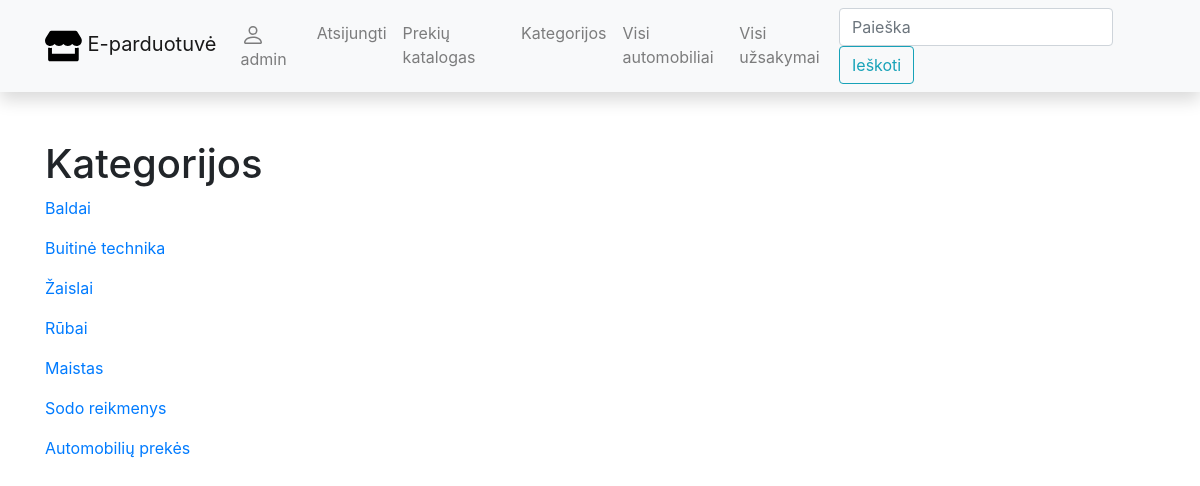
Page /eparduotuve/kategorijos/ (signed in) on the committed database.
### eparduotuve/models.py (models this page shows, shortened)
class Kategorija(models.Model):
    pavadinimas = models.CharField('Kategorijos pavadinimas', max_length=100)
    class Meta:
        verbose_name = 'Kategorija'
        verbose_name_plural = 'Kategorijos'

### eparduotuve/views.py (the view)
# urls.py: path('kategorijos/', views.KategorijaListView.as_view(), name='kategorijos'),
class KategorijaListView(LoginRequiredMixin, generic.ListView):
    model = Kategorija
    context_object_name = "kategorija_list"
    template_name = 'kategorija_list.html'

### eparduotuve/templates/kategorija_list.html
{% extends "base.html" %}
{% load static %}
{% block content %}
<h1>Kategorijos</h1>
{% for k in kategorija_list %}
<p>
    <a href="{% url 'kategorija' k.id %}">{{ k.pavadinimas }}</a>
</p>
{% endfor %}
{% endblock %}

### eparduotuve/templates/base.html (shortened to what this page needs)
<!DOCTYPE html>
<html lang="en">
<head>
    <link
            rel="stylesheet"
            href="https://stackpath.bootstrapcdn.com/bootstrap/4.1.3/css/bootstrap.min.css"
    />
    <link
            rel="stylesheet"
            href="https://cdnjs.cloudflare.com/ajax/libs/font-awesome/4.7.0/css/font-awesome.min.css"
    />
    {% load static %}
    <link rel="stylesheet" href="{% static 'css/styles.css' %}"/>
</head>
<body>
{% if user.is_authenticated %}
<nav
        class="navbar navbar-expand-lg navbar-light bg-light static-top mb-5 shadow"
>
    <div class="container">
        <a class="navbar-brand" href="{% url 'index' %}">
            <path
                    fill-rule="evenodd"
                    d="M3.214 1.072C4.813.752 6.916.71 8.354 2.146A.5.5 0 018.5 2.5v11a.5.5 0 01-.854.354c-.843-.844-2.115-1.059-3.47-.92-1.344.14-2.66.617-3.452 1.013A.5.5 0 010 13.5v-11a.5.5 0 01.276-.447L.5 2.5l-.224-.447.002-.001.004-.002.013-.006a5.017 5.017 0 01.22-.103 12.958 12.958 0 012.7-.869zM1 2.82v9.908c.846-.343 1.944-.672 3.074-.788 1.143-.118 2.387-.023 3.426.56V2.718c-1.063-.929-2.631-.956-4.09-.664A11.958 11.958 0 001 2.82z"
                    clip-rule="evenodd"
            />
            <path
                    fill-rule="evenodd"
                    d="M12.786 1.072C11.188.752 9.084.71 7.646 2.146A.5.5 0 007.5 2.5v11a.5.5 0 00.854.354c.843-.844 2.115-1.059 3.47-.92 1.344.14 2.66.617 3.452 1.013A.5.5 0 0016 13.5v-11a.5.5 0 00-.276-.447L15.5 2.5l.224-.447-.002-.001-.004-.002-.013-.006-.047-.023a12.582 12.582 0 00-.799-.34 12.96 12.96 0 00-2.073-.609z"
                    clip-rule="evenodd"
            />
            E-parduotuvė
        </a
        >
        <div class="collapse navbar-collapse" id="navbarResponsive">
            <ul class="navbar-nav ml-auto">
                <li class="nav-item"><a class="nav-link" href="">
                    {{ user }}</a></li>
                <li class="nav-item"><a class="nav-link" href="{% url 'logout' %}">Atsijungti</a>
                </li>
                <li class="nav-item"><a class="nav-link" href="{% url 'prekes' %}">
                    Prekių katalogas
                </a></li>
                <li class="nav-item"><a class="nav-link" href="{% url 'kategorijos' %}">
                    Kategorijos
                </a></li>
                <li class="nav-item">
                    <a class="nav-link" href="">Visi automobiliai</a>
                </li>
                <li class="nav-item">
                    <a class="nav-link" href="">Visi užsakymai</a>
                </li>
            </ul>
            <form
                    class="form-inline my-2 my-lg-0"
                    action="{% url 'search' %}"
                    method="get"
            >
                <input
                        class="form-control mr-sm-2"
                        type="search"
                        placeholder="Paieška"
                        aria-label="Search"
                        name="search_text"
                />
                <button class="btn btn-outline-info my-2 my-sm-0" type="submit">
                    Ieškoti
                </button>
            </form>
        </div>
    </div>
</nav>
{% endif %}
<div class="container">{% block content %}{% endblock %}</div>
</body>
</html>

### rows in the picture
Kategorija: pavadinimas "Baldai"
Kategorija: pavadinimas "Buitinė technika"
Kategorija: pavadinimas "Žaislai"
Kategorija: pavadinimas "Rūbai"
Kategorija: pavadinimas "Maistas"
Kategorija: pavadinimas "Sodo reikmenys"
Kategorija: pavadinimas "Automobilių prekės"

### other values in the picture
{{ user }} "admin"
